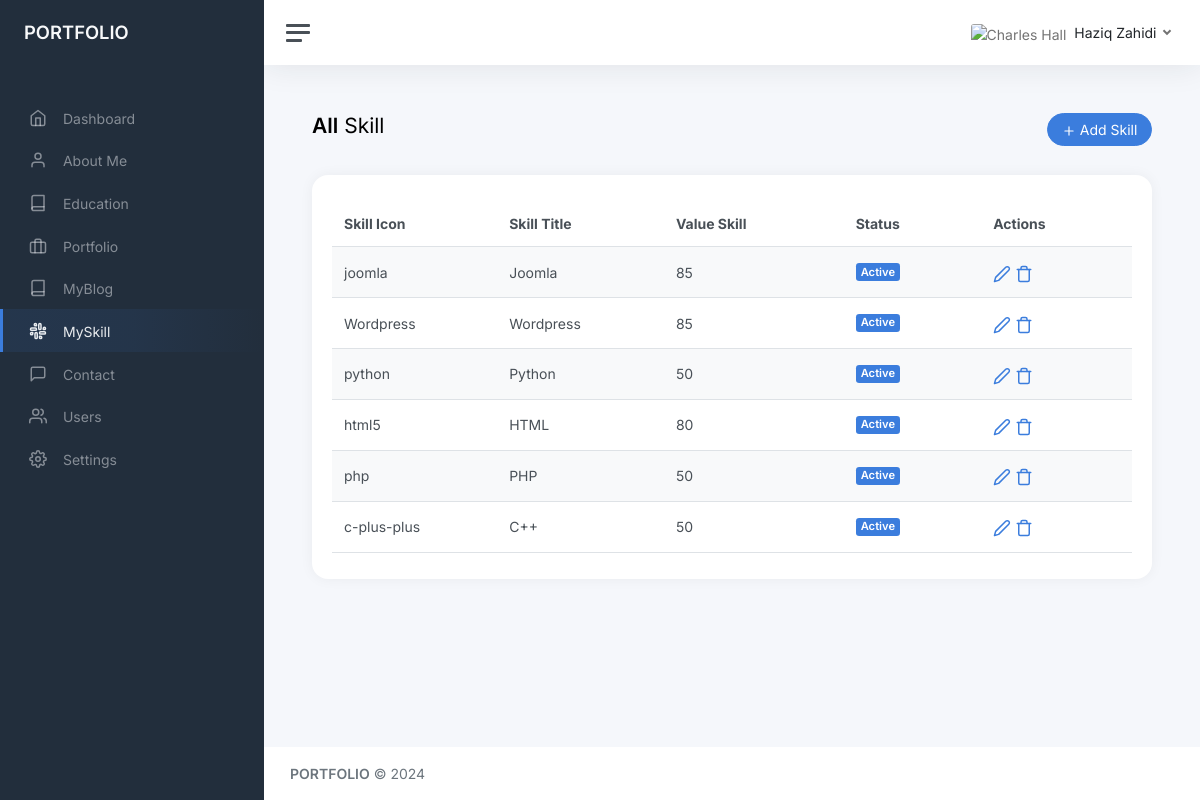
Page /admin/skill.php (signed in) on the committed database.
### tables this page shows
CREATE TABLE `site_settings` (
  `settings_id` int(11) NOT NULL,
  `site_name` varchar(100) NOT NULL,
  `site_description` text NOT NULL,
  `site_logo` varchar(100) NOT NULL,
  `email_from` varchar(255) NOT NULL,
  `email_from_title` varchar(255) NOT NULL,
  `seo_meta_title` varchar(100) NOT NULL,
  `seo_meta_tags` varchar(100) NOT NULL,
  `seo_meta_description` varchar(250) NOT NULL
);

CREATE TABLE `skill` (
  `skill_id` int(11) NOT NULL,
  `skill_icon` varchar(255) NOT NULL,
  `skill_title` varchar(255) NOT NULL,
  `value_skill` varchar(11) NOT NULL,
  `skill_status` varchar(11) NOT NULL
);

### config/functions.php (called while the page is built, shortened)
<?php
	function clean($str)
	{
	    $data = htmlspecialchars(strip_tags(trim($str)));
	    return $data;
	}
?>

### admin/skill.php (the view, shortened to what this page needs)
<?php include_once('../template/admin/header.php'); ?>
<?php include_once('../template/admin/sidebar.php'); ?>
<?php include_once('../template/admin/navbar.php'); ?>
<main class="content">
	<div class="container-fluid p-0">
		<div class="row">
			<div class="col-md-6">
				<h1 class="h3 mb-3"><strong>All</strong> Skill</h1>
			</div>
			<div class="col-md-6 text-md-end">
				<a href="add-skill.php" class="btn btn-pill btn-primary float-right"><i class="align-middle"
						data-feather="plus"></i> Add Skill</a>
			</div>
		</div><br>
		<div class="card">
			<div class="card-body">
				<table class="table dataTable table-striped table-hover">
					<thead>
						<tr>
							<th>Skill Icon</th>
							<th>Skill Title</th>
							<th>Value Skill</th>
							<th>Status</th>
							<th>Actions</th>
						</tr>
					</thead>
					<tbody>
						<?php
			                $statement = $conn->prepare('SELECT * FROM skill ORDER BY skill_id DESC');
			                $statement->execute();
			                $skill = $statement->fetchAll(PDO::FETCH_ASSOC);
			                foreach ($skill as $skill) {
			                ?>
						<tr>
							<td><?php echo clean($skill['skill_icon']); ?></td>
							<td><?php echo clean($skill['skill_title']); ?></td>
							<td><?php echo clean($skill['value_skill']); ?></td>
							<td><?php echo ($skill['skill_status'] == 1) ? "<span class='badge bg-primary me-1 my-1'>Active</span>" : "<span class='badge bg-danger me-1 my-1'>Disabled <span>"; ?>
							</td>
							<td>
								<a href="edit-skill.php?edit=<?php echo clean($skill['skill_id']); ?>"><i
										class="align-middle" data-feather="edit-2"></i></a>
								<?php if($skill['skill_id'] != 1){ ?>
								<a href="#"
									data-href="skill.php?delete=<?php echo clean($skill['skill_id']); ?>"
									data-bs-toggle="modal" data-bs-target="#confirm-delete"><i class="align-middle"
										data-feather="trash"></i></a>
								<?php } ?>
							</td>
						</tr>
						<?php } ?>
					</tbody>
				</table>
			</div>
		</div>
	</div>
</main>
<?php include_once('../template/admin/footer.php'); ?>

### template/admin/sidebar.php
<nav id="sidebar" class="sidebar js-sidebar">
	<div class="sidebar-content js-simplebar">
		<a class="sidebar-brand" href="dashboard.php">
			<span class="align-middle"><?php echo clean($site_name); ?></span>
		</a>
		<?php $page = substr($_SERVER["SCRIPT_NAME"],strrpos($_SERVER["SCRIPT_NAME"],"/")+1); ?>
		<ul class="sidebar-nav">
			<li class="sidebar-header">
			</li>
			<li class="sidebar-item <?php if($page=="dashboard.php"){echo "active";} ?>">
				<a class="sidebar-link" href="dashboard.php">
					<i class="align-middle" data-feather="home"></i> <span class="align-middle">Dashboard</span>
				</a>
			</li>
			<li class="sidebar-item <?php if($page=="aboutme.php"){echo "active";} ?>">
				<a class="sidebar-link" href="about.php">
					<i class="align-middle" data-feather="user"></i> <span class="align-middle">About Me</span>
				</a>
			</li>
			<li class="sidebar-item <?php if($page=="education.php"){echo "active";} ?>">
				<a class="sidebar-link" href="education.php">
					<i class="align-middle" data-feather="book"></i> <span class="align-middle">Education</span>
				</a>
			</li>
			<li class="sidebar-item <?php if($page=="portfolio.php"){echo "active";} ?>">
				<a class="sidebar-link" href="portifolio.php">
					<i class="align-middle" data-feather="briefcase"></i> <span class="align-middle">Portfolio</span>
				</a>
			</li>
			<li class="sidebar-item <?php if($page=="blog.php"){echo "active";} ?>">
				<a class="sidebar-link" href="blog.php">
					<i class="align-middle" data-feather="book"></i> <span class="align-middle">MyBlog</span>
				</a>
			</li>
			<li class="sidebar-item <?php if($page=="skill.php"){echo "active";} ?>">
				<a class="sidebar-link" href="skill.php">
					<i class="align-middle" data-feather="slack"></i> <span class="align-middle">MySkill</span>
				</a>
			</li>
			<li class="sidebar-item <?php if($page=="contact.php"){echo "active";} ?>">
				<a class="sidebar-link" href="contact.php">
					<i class="align-middle" data-feather="message-square"></i> <span class="align-middle">Contact</span>
				</a>
			</li>
			<li class="sidebar-item <?php if($page=="users.php"){echo "active";} ?>">
				<a class="sidebar-link" href="users.php">
					<i class="align-middle" data-feather="users"></i> <span class="align-middle">Users</span>
				</a>
			</li>
			<li class="sidebar-item <?php if($page=="settings.php"){echo "active";} ?>">
				<a class="sidebar-link" href="settings.php">
					<i class="align-middle" data-feather="settings"></i> <span class="align-middle"> Settings</span>
				</a>
			</li>
		</ul>
	</div>
</nav>

### template/admin/footer.php (shortened to what this page needs)
<footer class="footer">
	<div class="container-fluid">
		<div class="row text-muted">
			<div class="col-6 text-start">
				<p class="mb-0">
					<a class="text-muted" href="" target="_blank"><strong><?php echo clean($site_name); ?></strong></a>
					&copy; <?php echo date('Y'); ?>
				</p>
			</div>
			<div class="col-6 text-end">
				<ul class="list-inline">
				</ul>
			</div>
		</div>
	</div>
</footer>
</div>
</div>
</body>
</html>

### assets/css/custom.css (style rules this page uses)
.table { width: 100% !important; }
.card { width: 100%; }

### rows in the picture
site_settings: site_name "PORTFOLIO"
skill: skill_icon "joomla", skill_title "Joomla", value_skill "85", skill_status "Active"
skill: skill_icon "Wordpress", skill_title "Wordpress", value_skill "85", skill_status "Active"
skill: skill_icon "python", skill_title "Python", value_skill "50", skill_status "Active"
skill: skill_icon "html5", skill_title "HTML", value_skill "80", skill_status "Active"
skill: skill_icon "php", skill_title "PHP", value_skill "50", skill_status "Active"
skill: skill_icon "c-plus-plus", skill_title "C++", value_skill "50", skill_status "Active"

### other values in the picture
$_SESSION['user']['user_full_name'] "Haziq Zahidi"
